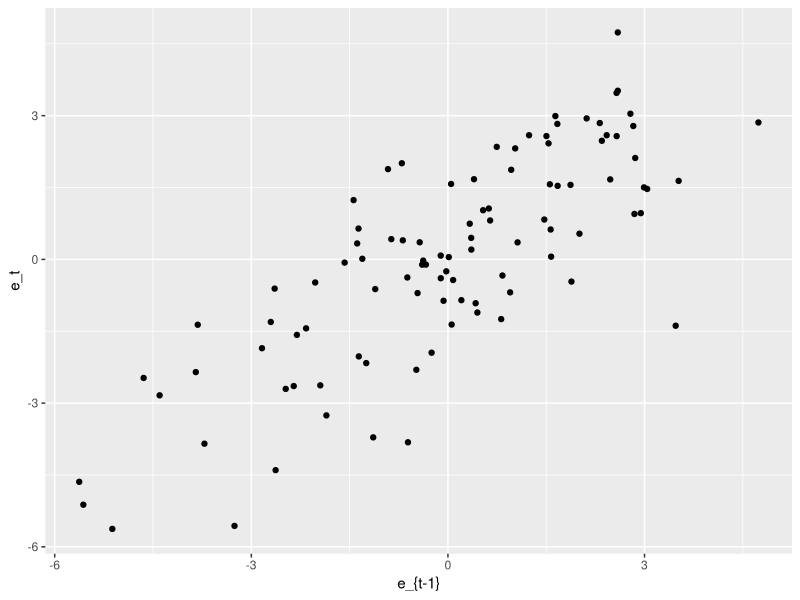
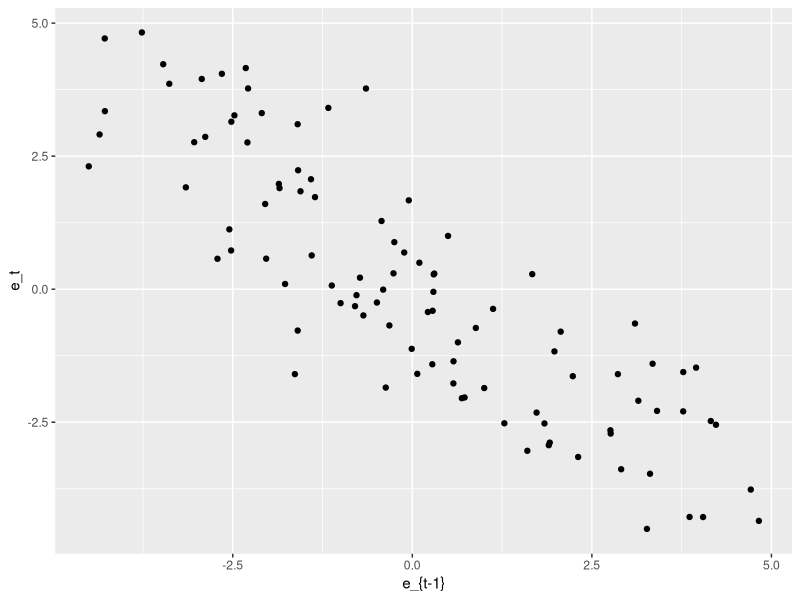
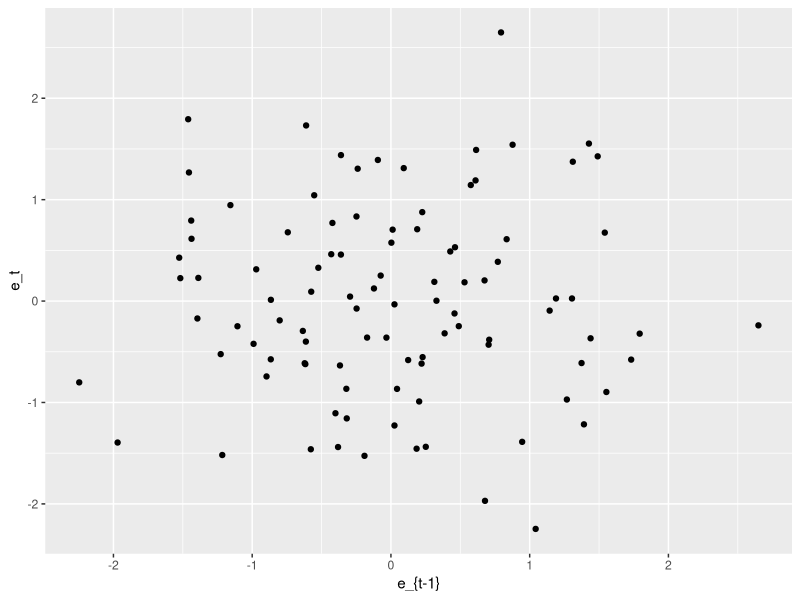

Write R code to recreate these figures, in order.
## ---- chunk 1
library("ggplot2")
n <- 100
eps <- arima.sim(model=list(ar=0.9),n=n)
x <- rnorm(n)
y <- 2+3*x+eps
model <- lm(y~x)
r <- resid(model)
qplot(head(r,-1),tail(r,-1),ylab="e_t",xlab="e_{t-1}")
## ---- chunk 2
n <- 100
eps <- arima.sim(model=list(ar=-0.9),n=n)
x <- rnorm(n)
y <- 2+3*x+eps
model <- lm(y~x)
r <- resid(model)
qplot(head(r,-1),tail(r,-1),ylab="e_t",xlab="e_{t-1}")
## ---- chunk 3
n <- 100
eps <- rnorm(n)
x <- rnorm(n)
y <- 2+3*x+eps
model <- lm(y~x)
r <- resid(model)
qplot(head(r,-1),tail(r,-1),ylab="e_t",xlab="e_{t-1}")
